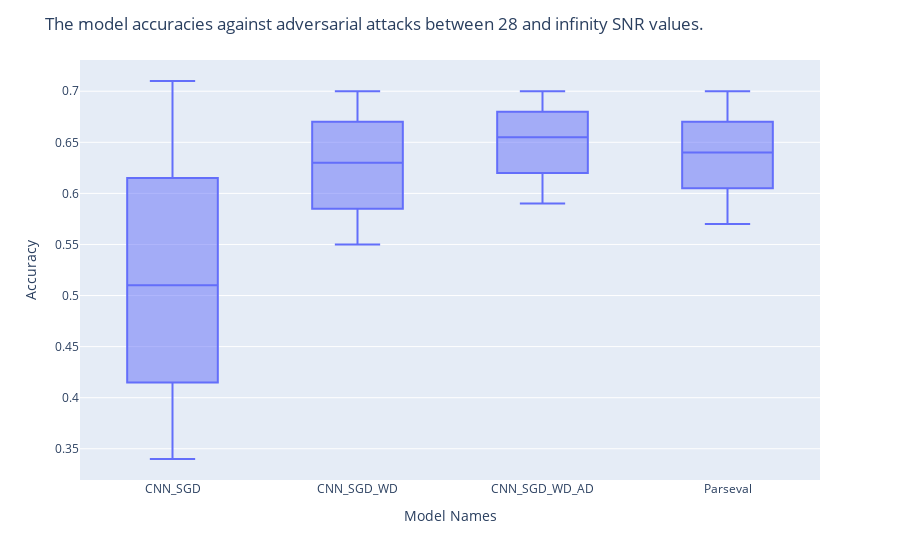

Write notebook code for a chart like this one.
### Code cell
import plotly.express as px
df = px.data.tips()
fig = px.box(cnn_results_df)
fig.update_layout(
    title="The model accuracies against adversarial attacks between 28 and infinity SNR values.",
    xaxis_title="Model Names",
    yaxis_title="Accuracy"
)
fig.show()

### Figure 1 — Plotly figure (JSON) as saved in the notebook; plotly's stock layout.template omitted (floating-point values rounded to 4 significant figures; data arrays with more than 128 entries replaced by an {"elided": "..."} marker saying what was removed)
{"data": [{"alignmentgroup": "True", "hovertemplate": "variable=%{x}<br>value=%{y}<extra></extra>", "legendgroup": "", "marker": {"color": "#636efa"}, "name": "", "notched": false, "offsetgroup": "", "orientation": "v", "showlegend": false, "type": "box", "x": {"elided": "160 str values"}, "x0": " ", "xaxis": "x", "y": {"elided": "160 float values"}, "y0": " ", "yaxis": "y"}], "layout": {"boxmode": "group", "legend": {"tracegroupgap": 0}, "margin": {"t": 60}, "title": {"text": "The model accuracies against adversarial attacks between 28 and infinity SNR values."}, "xaxis": {"anchor": "y", "domain": [0, 1], "title": {"text": "Model Names"}}, "yaxis": {"anchor": "x", "domain": [0, 1], "title": {"text": "Accuracy"}}}}
